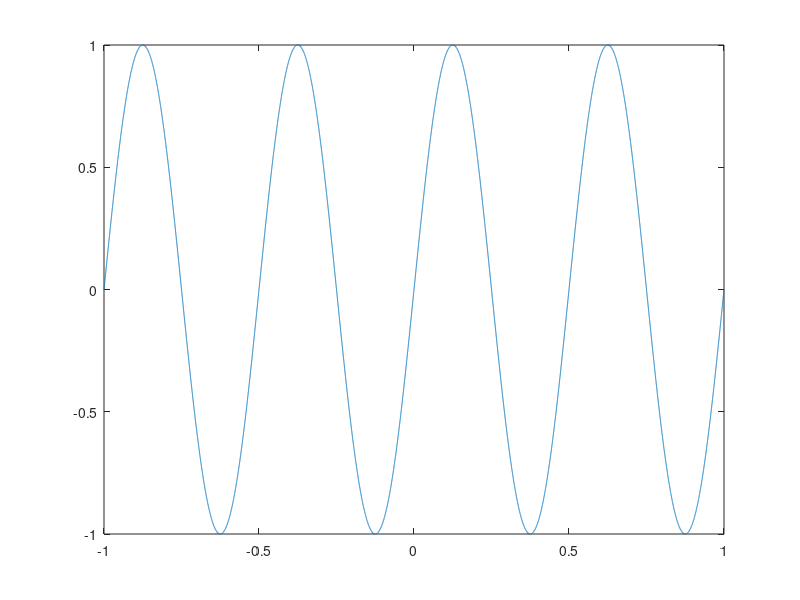
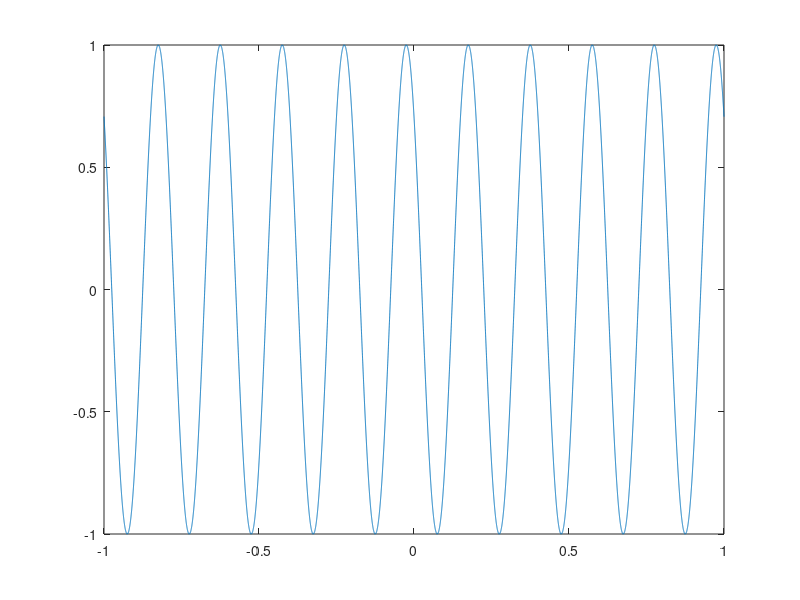
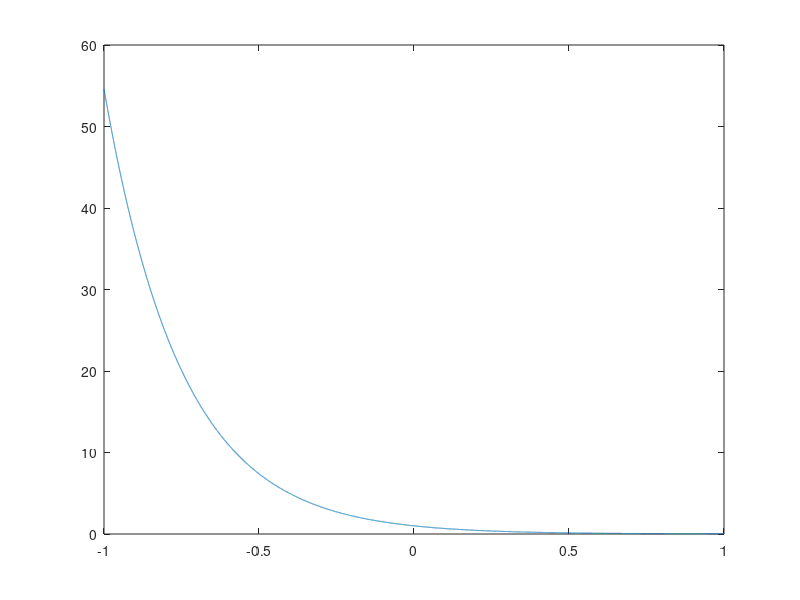
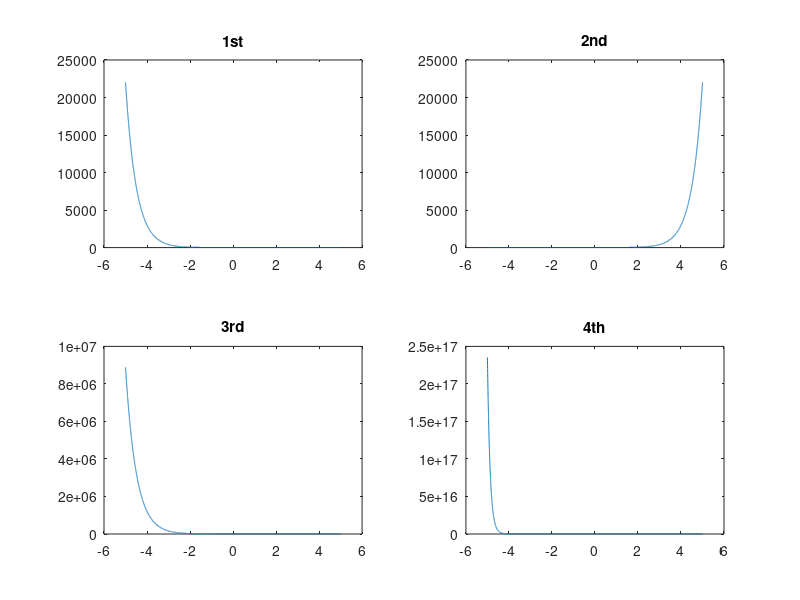

Write MATLAB code to recreate these figures, in order. (Note: this script raises an error after producing the figures.)
clear
alpha = 1 + mod(205,3);

%1st 
t = -1:0.0001:1;
y1 = sin(2*pi.*alpha.*t);
y2 = cos((5*pi.*alpha.*t)+pi/4);
y3 = exp(-2*alpha.*t);
y4 = exp(-0.25*alpha.*t).*sin(20*pi*t);
figure(1);
xlabel("time");
ylabel("y1");
plot(t,y1);
figure(2);
xlabel("time");
ylabel("y1");
plot(t,y2);
figure(3);
xlabel("time");
ylabel("y1");
plot(t,y3);
figure(4);
xlabel("time");
ylabel("y1");
plot(t,y4);

%2nd
t = -5:0.001:5;
x = 46;
a = 1 + mod(x,3);
y = @(t)(exp(-a*t));
subplot(2,2,1);

plot(t,y(t));
title("1st");
subplot(2,2,2);

plot(t,y(-t));
title("2nd");
subplot(2,2,3);

plot(t,y(t-(1.5*a)));
title("3rd");
subplot(2,2,4);

plot(t,y(2*a*t));
title("4th");

%3nd
a = load('ECG_Data.txt');
plot(a);
b = load('RainFallIndia_Jan.txt');
histogram(b);
c = load('RainFallIndia_July.txt');
meam_jan = mean(b);
std_jan = std(b);
mean_july = mean(c);
std_july  = std(c);
fs = audioread('Track001.wav');
plot(fs)
xlabel('Time')
ylabel('Audio Signal')

%4th
[y,Fs] = audioread('speech.wav');
t=linspace(0,length(y)/Fs,length(y));
Nfft=16777216; %power of 2 and I put a huge number so there are many data point
f=linspace(0,Fs,Nfft);
X1=abs(fft(y,Nfft));
figure(2);
plot(f(1:Nfft/2),X1(1:Nfft/2))
xlabel('Frequency'); 
ylabel ('amp');
title ('FFT Spectrum');


%5th
Fs = 44100;
alpha = 1 +mod(205,3);
t = 0.001:0.001:5;
y1 = sin(200*alpha*t);
y2 = sin(220*alpha*t);
y3 = y1+y2;
filename = 'exp1.wav';
audiowrite(filename,y1,Fs);
[y3,Fs] = audioread('exp2.wav');
sound(y3,Fs);
[y3,Fs]=audioread('exp2.wav');
t=linspace(0,length(y3)/fs,length(y3));
Nfft=16777216; %power of 2 and I put a huge number so there are many data point
f=linspace(0,fs,Nfft);
X1=abs(fft(y3,Nfft));
plot(f(1:Nfft/2),X1(1:Nfft/2))
xlabel('Frequency'); 
ylabel ('amp');
title ('FFT Spectrum');

% 6th
% Define frequencies for each note
freqs = [261.63, 293.66, 329.63, 349.23, 392.00, 440.00, 493.88, 523.25]; % Frequencies in Hz

% Define the duration of each note (in seconds)
note_duration = 0.5; % Duration of each note

% Create the time vector
fs = 44100; % Sampling frequency in Hz
t = 0:1/fs:note_duration-1/fs; % Time vector for one note

% Initialize the signal
signal = [];

% Generate the tones and append them to the signal
for i = 1:length(freqs)
    tone = sin(2 * pi * freqs(i) * t);
    signal = [signal, tone];
end

% Save the signal as a .wav file
filename = 'do_re_mi_fa_so_la_ti_do.wav';
audiowrite(filename, signal, fs);
y = audioread("do_re_mi_fa_so_la_ti_do.wav");
sound(y,fs)



%7th
%7th
load("ConvFile2.txt");
[y,Fs] = audioread('track002.wav');
C = conv2(ConvFile2,y);
filename = 'exp1_4.wav';
audiowrite(filename,C,Fs);
[C,Fs] = audioread('exp1_4.wav');

[y4,Fs]=audioread('exp1_4.wav');
t=linspace(0,length(y4)/Fs,length(y4));
Nfft=16777216; %power of 2 and I put a huge number so there are many data point
f=linspace(0,Fs,Nfft);
X1=abs(fft(y4,Nfft));
figure(1);
plot(f(1:Nfft/2),X1(1:Nfft/2))
xlabel('Frequency'); 
ylabel ('amp');
title ('FFT Spectrum');

[y,Fs]=audioread('Track002.wav');
t=linspace(0,length(y)/Fs,length(y));
Nfft=16777216; %power of 2 and I put a huge number so there are many data point
f=linspace(0,Fs,Nfft);
X1=abs(fft(y,Nfft));
figure(2);
plot(f(1:Nfft/2),X1(1:Nfft/2))
xlabel('Frequency'); 
ylabel ('amp');
title ('FFT Spectrum');
[y, Fs] = audioread('exp1_4.wav');
sound(y, Fs);
